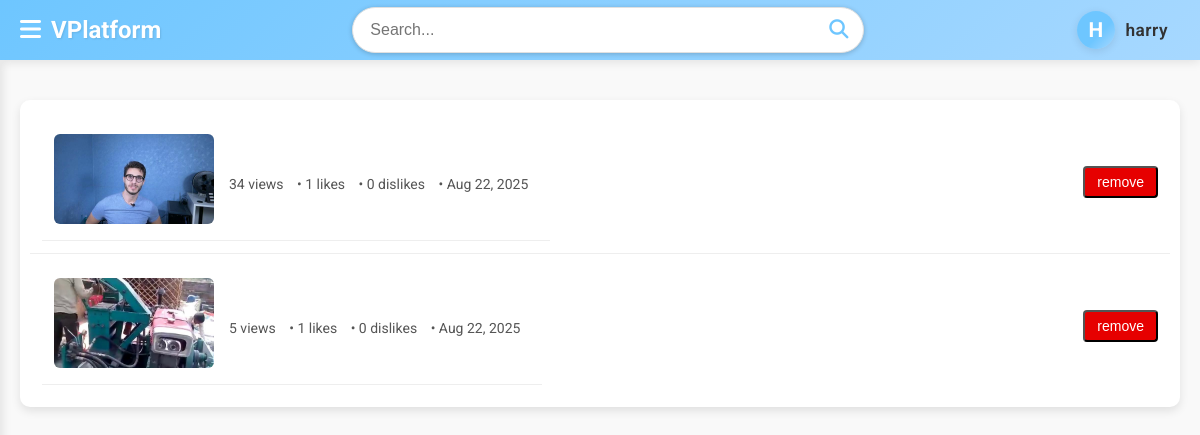
/liked_videos/ (signed in), run on an earlier commit of the app's database.
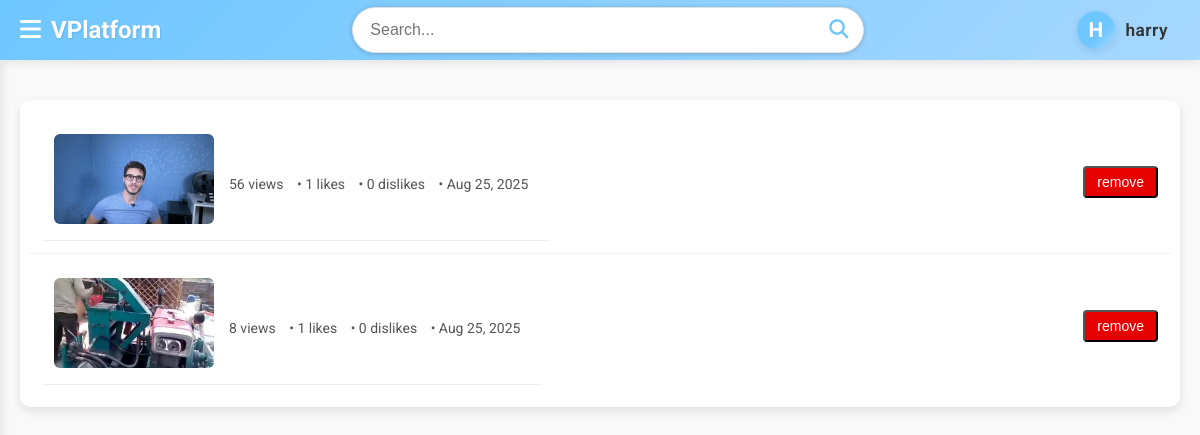
And on a later commit of the database.
### videos_display/models.py (models this page shows, shortened)
class Liked_video(models.Model):
    user = models.ForeignKey(User, on_delete=models.CASCADE)
    video = models.ForeignKey(Video, on_delete=models.CASCADE)
    class Meta:
        unique_together = ('user', 'video')

class Video(models.Model):
    username = models.CharField(max_length=100)
    email = models.EmailField()
    title = models.CharField(max_length=200)
    description = models.CharField(max_length=2000)
    published_date = models.DateField(auto_now=True)
    category = models.CharField(max_length=25)
    video = models.FileField(upload_to='videos/')
    thumbnail = models.ImageField(upload_to='thumbnails/', null=True, blank=True)
    duration = models.CharField(max_length=8, blank=True, null=True)  # in seconds
    views = models.PositiveIntegerField(default=0)
    likes = models.PositiveIntegerField(default=0)
    dislikes = models.PositiveIntegerField(default=0)

### videos_display/views.py (the view)
# urls.py: path('liked_videos/', vd_views.liked_videos, name='liked_videos'),
def liked_videos(request):
    if request.user.is_authenticated:
        liked_videos = Liked_video.objects.filter(user=request.user)
        return render(request, 'videos_display/liked_videos.html', {'liked_videos': liked_videos})
    else:
        return render(request, 'User/sign_in_request_page.html')

### videos_display/templates/videos_display/liked_videos.html (shortened to what this page needs)
{% extends 'base.html' %}
{% load static %}
{% block extra_css %}
<link rel="stylesheet" href="{% static 'css/liked_video_page.css' %}">
{% endblock %}
{% block content %}
<div class="video-list" id="liked-videos-list">
    {% for video in liked_videos %}
    <div class="video-item" id="{{ video.video.id }}">
            <a href="{% url 'full_video' video.video.id %}" class="video-item">
        <div class="video-thumbnail">
            <img src="{{ video.video.thumbnail.url }}" alt="" srcset="">
        </div>
        <div class="video-details">
            <div class="video-meta">
                <span>{{ video.video.views }} views</span> •
                <span>{{ video.video.likes }} likes</span> •
                <span>{{ video.video.dislikes }} dislikes</span> •
                <span>{{ video.video.published_date|date:"M d, Y" }}</span>
            </div>
        </div>
    </a>
        <div class="video-actions">
            <button onclick="removeLike('{{ video.video.id }}')" class="action-btn delete-btn">remove</button>
        </div>
    </div>
    {% empty %}
    <p>No liked videos found.</p>
    {% endfor %}
</div>
{% endblock %}

What changed in the data, as far as the page shows it:
changed through a linked row, Liked_video (number 1 of 2 on the later page): video.views "34" → "56"; video.published_date "Aug 22, 2025" → "Aug 25, 2025"
changed through a linked row, Liked_video (number 2 of 2 on the later page): video.views "5" → "8"; video.published_date "Aug 22, 2025" → "Aug 25, 2025"
